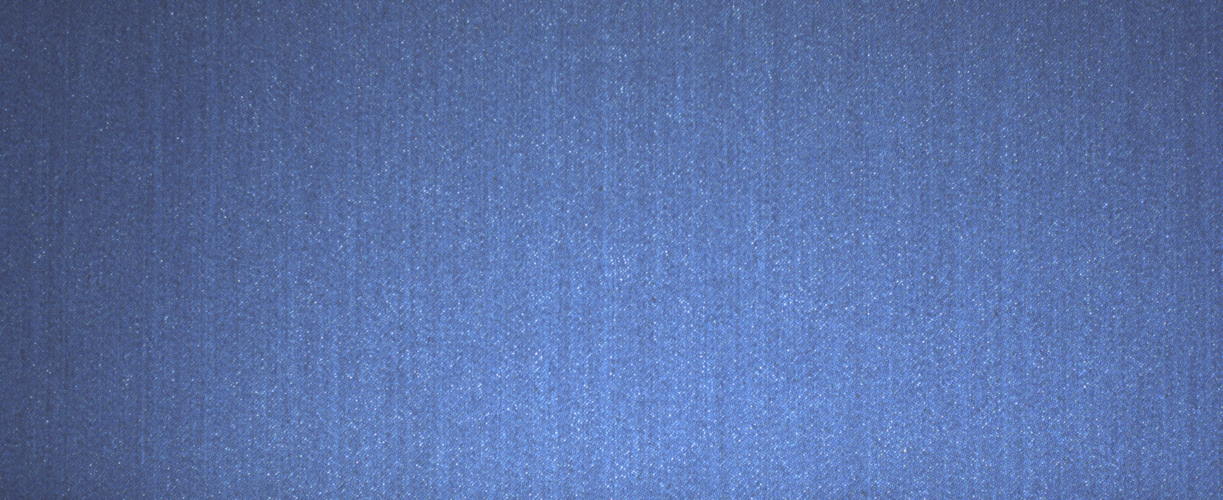
#> input picture Dataset/DefectFree/0526e526baab17200830084844.jpg, 2446 x 1000 px (shown at 1/2 size); its folder holds only this picture in this run
$ jupyter execute --allow-errors andrapercobaan1.ipynb   (older library calls are emulated)
#> lines starting #> are read from the running program, lines starting #| are printed output that depends on the picture
## Import Library

[cell 1]
import os
import cv2 as cv
import matplotlib.pyplot as plt
import numpy as np
import pandas as pd
from sklearn.model_selection import train_test_split, cross_val_predict
from sklearn.metrics import accuracy_score, classification_report
from skimage.feature import graycomatrix, graycoprops
from scipy.stats import entropy
from sklearn.ensemble import RandomForestClassifier
from sklearn.svm import SVC
from sklearn.neighbors import KNeighborsClassifier
from sklearn.metrics import accuracy_score, precision_score, recall_score, f1_score, confusion_matrix, classification_report
from sklearn.metrics import (confusion_matrix, ConfusionMatrixDisplay)
import seaborn as sns

Kode Python tersebut mengimpor berbagai library yang terdapat pada format yang rata - rata digunakan dalam proses klasifikasi citra digital, dimulai dari tahap pemrosesan citra hingga evaluasi model. Pustaka os digunakan untuk mengelola file dan direktori, sedangkan cv2 dari OpenCV dipakai untuk membaca dan memproses citra. Visualisasi data dilakukan dengan bantuan matplotlib.pyplot dan seaborn, yang memungkinkan penyajian gambar atau hasil evaluasi dalam bentuk grafik. Pustaka numpy dan pandas digunakan untuk manipulasi data numerik dan data tabular.

Untuk ekstraksi fitur tekstur dari citra, digunakan fungsi graycomatrix dan graycoprops dari skimage.feature, yang berperan dalam membentuk dan menghitung properti dari matriks GLCM (Gray-Level Co-occurrence Matrix). Selain itu, entropy dari scipy.stats digunakan untuk menghitung tingkat ketidakteraturan dalam citra. Dalam hal pembelajaran mesin, kode ini mengimpor beberapa model klasifikasi dari pustaka scikit-learn, termasuk RandomForestClassifier, SVC (Support Vector Classifier), dan KNeighborsClassifier.

Terakhir, untuk mengevaluasi performa model, digunakan berbagai metrik seperti accuracy_score, precision_score, recall_score, f1_score, serta confusion_matrix dan classification_report. Visualisasi matriks kebingungan juga dapat dilakukan menggunakan ConfusionMatrixDisplay. Secara keseluruhan, kode ini menyiapkan seluruh komponen yang diperlukan untuk membangun sistem klasifikasi citra berbasis pembelajaran mesin, dari input citra hingga evaluasi hasil klasifikasi.

## Data Loading

[cell 2]
data = []
labels = []
file_name = []

# Ganti path sesuai struktur folder kamu
dataset_path = "Dataset/"

# Loop setiap sub-folder (label)
for sub_folder in os.listdir(dataset_path):
    sub_folder_path = os.path.join(dataset_path, sub_folder)

    # Pastikan ini folder
    if os.path.isdir(sub_folder_path):
        sub_folder_files = os.listdir(sub_folder_path)
        for filename in sub_folder_files:
            img_path = os.path.join(sub_folder_path, filename)
            img = cv.imread(img_path)
#> img is the input picture: shape (1000, 2446, 3); mean B, G, R 166.5, 113, 89.1

            if img is not None:
                img = img.astype(np.uint8)
                # Resize all images to 256x256 for consistency
                img = cv.resize(img, (256, 256))
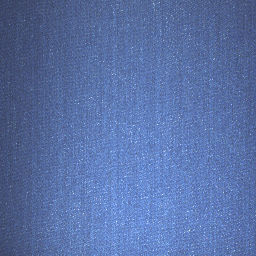
#> img: shape (256, 256, 3); mean B, G, R 166.4, 112.9, 89

                data.append(img)
                labels.append(sub_folder)
                name = os.path.splitext(filename)[0]
                file_name.append(filename)

# Ubah ke array numpy
data = np.array(data)
labels = np.array(labels)

# Tampilkan info
print("Jumlah gambar:", len(data))
#| Jumlah gambar: 2
print("Label unik:", np.unique(labels))

Kode diatas berfungsi untuk memuat data citra dari direktori bernama Dataset/, yang diasumsikan memiliki struktur berupa beberapa subfolder, di mana setiap subfolder merepresentasikan kelas atau label dari citra-citra yang ada di dalamnya. Pertama, tiga list kosong yaitu data, labels, dan file_name disiapkan untuk menyimpan gambar, label (nama subfolder), dan nama file. Program kemudian melakukan iterasi terhadap setiap subfolder di dalam direktori utama Dataset/. Jika entri tersebut adalah folder, maka seluruh file gambar di dalamnya akan dibaca menggunakan OpenCV (cv.imread). Gambar yang berhasil dibaca dikonversi ke tipe data uint8 untuk memastikan konsistensi tipe data, lalu diubah ukurannya menjadi 256x256 piksel agar seluruh gambar memiliki dimensi yang seragam. Setiap gambar yang sudah diproses disimpan ke dalam list data, sementara labelnya diambil dari nama subfolder dan disimpan di labels, serta nama filenya juga dicatat di file_name. Setelah semua gambar dimuat, list data dan labels dikonversi menjadi array NumPy untuk memudahkan pemrosesan selanjutnya. Terakhir, program mencetak jumlah total gambar yang berhasil dimuat dan daftar label unik yang ditemukan dalam dataset tersebut.

## Augmentasi Data (Tidak digunakan di Percobaan ini)

[cell 3]
data_augmented = []
labels_augmented = []
paths_augmented = []
file_name_augmented = []
for i in range(len(data)):
	pass
#> this loop made 2 passes

print("Data sebelum augmentasi: ", len(data))
#| Data sebelum augmentasi:  2
print("Data yang di augmentasi: ", len(data_augmented))

Augmentasi untuk percobaan ini tidak digunakan.

## Data Preparation

### Define Preprosesing yang ingin digunakan (Median, Prewitt, dan Normalisasi)

[cell 4]
def grayscale(img_bgr):
    b = img_bgr[:, :, 0].astype(float)
    g = img_bgr[:, :, 1].astype(float)
    r = img_bgr[:, :, 2].astype(float)
    gray = 0.114 * b + 0.587 * g + 0.299 * r
    return gray.astype(np.uint8)

def Median(image, baris, kolom):
    tengah = int(baris*kolom/2)
    hasil = np.zeros(image.shape)
    rows = int((baris-1)/2)
    cols = int((kolom-1)/2)
    image = np.pad(image,((rows,rows),(cols,cols)),mode='edge')
    for i in range (hasil.shape[0]):
        for j in range (hasil.shape[1]):
            Median = np.zeros(baris*kolom)
            m=0
            for k in range (i,i+baris):
                for l in range (j,j+kolom):
                    Median[m]=image[k,l]
                    m+=1
            Median.sort()
            a = Median[tengah]
            b = Median[tengah-1]
            _Median = int(a+b)/2
            hasil[i,j] =_Median
    return hasil

def convEdge(kernel, img):
        result = np.zeros_like(img)
        pad_height, pad_width = img.shape
        kernel_height, kernel_width = kernel.shape
        for i in range(pad_height - kernel_height + 1):
            for j in range(pad_width - kernel_width + 1):
                result[i][j] = np.sum(img[i:i+kernel_height, j:j+kernel_width] * kernel)
        return result

def prewit(image):
    kPrewittX = np.array([[-1,  0,  1],
                         [-1,  0,  1],
                         [-1,  0,  1]])

    kPrewittY = np.array([[-1, -1, -1],
                         [ 0,  0,  0],
                         [ 1,  1,  1]])

    convPrewittX = convEdge(kPrewittX, image)
    convPrewittY = convEdge(kPrewittY, image)
    result = np.sqrt(convPrewittX ** 2 + convPrewittY ** 2)
    return result

def normalize(img):
    min_val = np.min(img)
    max_val = np.max(img)
    normalized = (img - min_val) * 255.0 / (max_val - min_val)
    return normalized.astype(np.uint8)

Kode diatas berfungsi untuk mendefinisikan serangkaian fungsi untuk melakukan pra-pemrosesan citra. Fungsi grayscale() mengubah citra berwarna (BGR) menjadi citra grayscale menggunakan rumus konversi standar berdasarkan persepsi manusia, di mana saluran hijau memiliki bobot terbesar. Fungsi Median() melakukan penyaringan median terhadap citra grayscale, yang berfungsi untuk mengurangi noise dengan mengganti setiap piksel dengan nilai median dari lingkungan sekitarnya. Filter ini diterapkan menggunakan padding mode 'edge' agar ukuran citra tetap sama. Selanjutnya, fungsi convEdge() menerapkan operasi konvolusi secara manual menggunakan kernel yang diberikan untuk mendeteksi pola tertentu dalam citra, seperti tepi atau tekstur. Fungsi ini menjadi dasar untuk fungsi prewit(), yang menerapkan operator Prewitt menggunakan dua kernel konvolusi untuk mendeteksi tepi secara horizontal (kPrewittX) dan vertikal (kPrewittY). Hasil akhir adalah citra tepi yang dihasilkan dari gabungan magnitudo kedua arah gradien. Terakhir, fungsi normalize() digunakan untuk melakukan normalisasi intensitas piksel citra ke rentang 0–255. Ini penting untuk memastikan konsistensi skala antar gambar sebelum digunakan dalam analisis lanjutan seperti klasifikasi atau ekstraksi fitur.

### Mengaplikasikan Preprosesing pada Data

[cell 5]
dataPreprocessed = []
for i in range(len(data)):
    img = data[i]
    img_gray = grayscale(img)
    img_median = Median(img_gray, 9, 9)
    img_prewitt = prewit(img_median)
    img_normalized = normalize(img_prewitt)
    dataPreprocessed.append(img_normalized)
#> this loop made 2 passes
#> (kPrewittX in prewit, kPrewittY in prewit) on passes 1 to 2: ([[-1, 0, 1], [-1, 0, 1], [-1, 0, 1]], [[-1, -1, -1], [0, 0, 0], [1, 1, 1]]), ([[-1, 0, 1], [-1, 0, 1], [-1, 0, 1]], [[-1, -1, -1], [0, 0, 0], [1, 1, 1]])
#> pass 1, in grayscale, `b = img_bgr[:, :, 0].astype(float)`:
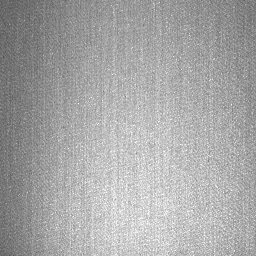
#> b: shape (256, 256) float64; min 86, max 255, mean 166.4
#> pass 1, in grayscale, `g = img_bgr[:, :, 1].astype(float)`:
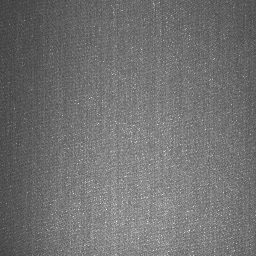
#> g: shape (256, 256) float64; min 59, max 241, mean 112.9
#> pass 1, in grayscale, `r = img_bgr[:, :, 2].astype(float)`:
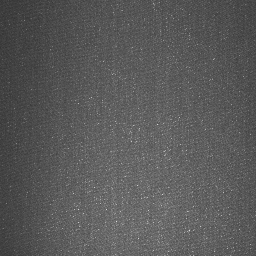
#> r: shape (256, 256) float64; min 50, max 222, mean 89
#> after the loop:
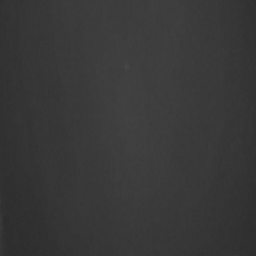
#> img_gray: shape (256, 256); min 44, max 72, mean 56.4
#> after the loop:
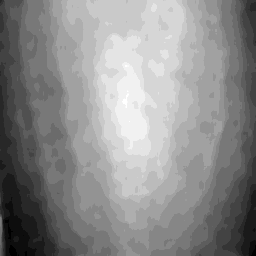
#> img_median: shape (256, 256) float64; min 46, max 65, mean 56.4; drawn with min black and max white
#> after the loop:
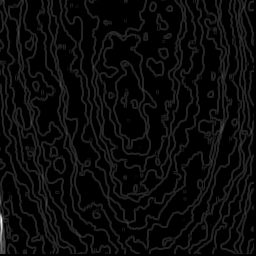
#> img_prewitt: shape (256, 256) float64; min 0, max 21, mean 0.9; drawn with min black and max white
#> after the loop, dataPreprocessed = 2 items

Kode diatas berfungsi untuk menerapkan tahapan pra-pemrosesan citra secara berurutan pada seluruh data gambar yang telah dimuat sebelumnya. Setiap gambar dalam array data akan diproses satu per satu melalui beberapa fungsi yang telah didefinisikan sebelumnya. Seluruh hasil citra yang telah diproses disimpan dalam list dataPreprocessed sebagai dataset baru.

### Menampilkan beberapa data yang sudah di Preproses

[cell 6]
labels_unique = np.unique(labels)
fig, axs = plt.subplots(len(labels_unique), 5, figsize=(15, 3 * len(labels_unique)))

for i, label in enumerate(labels_unique):
    idx = np.where(labels == label)[0][:5]
    if len(idx) == 0:
        for j in range(5):
            axs[i, j].axis('off')
        continue
    for j in range(5):
        if j < len(idx):
            k = idx[j]
            axs[i, j].imshow(dataPreprocessed[k], cmap='gray')
            axs[i, j].set_title(f"{label} - {file_name[k]}")
            axs[i, j].axis('off')
        else:
            axs[i, j].axis('off')

plt.tight_layout()
plt.show()
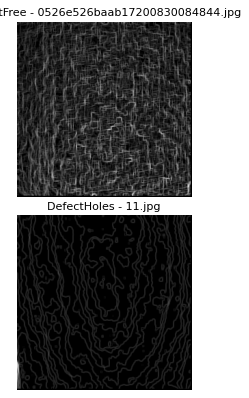
#> figure drawn by matplotlib, 2 panels
#> (the rest of the program and of its run is left out)
